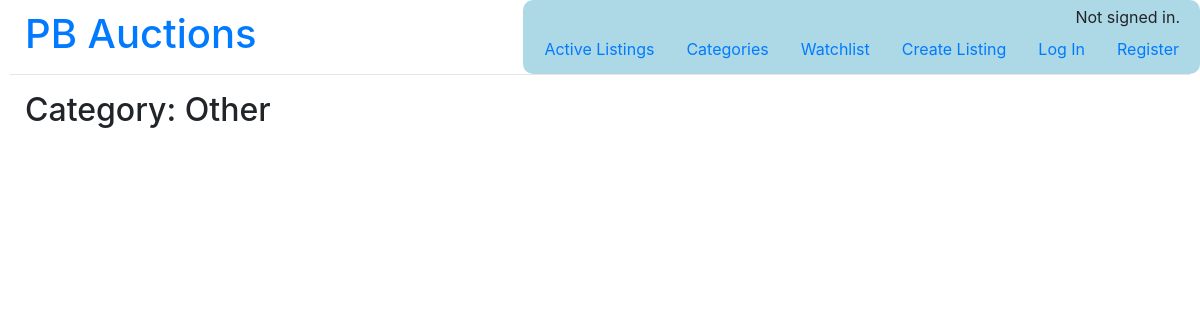
Page /listings_by_cat/1 on the earlier database version.
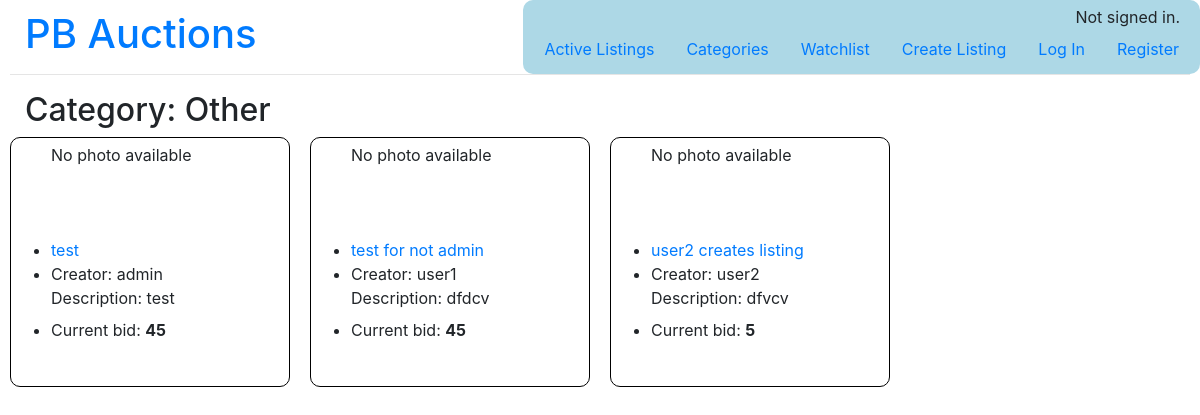
Same page on the later database version.
### auctions/models.py (models this page shows)
class Category(models.Model):
    id = models.AutoField(primary_key=True)
    CATEGORY_LIST = [
        ("Electronics", "Electronics"),
        ("Home", "Home"),
        ("Toys", "Toys"),
        ("Fashion", "Fashion"),
        ("Other", "Other"),
    ]
    category_name = models.CharField(max_length=64, choices=CATEGORY_LIST, default="Other")
    def __str__(self):
        return self.category_name #display the 1st elements of each tuple

class Listing(models.Model):
    id = models.AutoField(primary_key=True)
    user = models.ForeignKey(User, null=True, blank=True, on_delete=models.CASCADE, related_name="creator") #user's id
    category = models.ForeignKey(Category, default="Other", on_delete=models.CASCADE, related_name="listing_category")
    title = models.CharField(max_length=100)
    description = models.TextField()
    price = models.BigIntegerField(default=10)
    image = models.ImageField(blank=True, upload_to="auctions/static/auctions/images")
    STATUS_LIST = (
        ("Active", "Active"),
        ("Closed", "Closed"),
    )
    status = models.CharField(max_length=64, choices=STATUS_LIST, default="Active")
    def __str__(self):
        return self.title

class User(AbstractUser):
    id = models.AutoField(primary_key=True)
    def __str__(self):
        return self.username #present username as key instead of id

### auctions/views.py (the view)
# urls.py: path("listings_by_cat/<int:cat_id>", views.listings_by_cat, name="listings_by_cat"),
def listings_by_cat(request, cat_id):
    category = Category.objects.get(pk=cat_id)
    all_listings = Listing.objects.filter(Q(category=category) & Q(status="Active"))
    return render(request,"auctions/listings_by_cat.html", {
        "category_name": category,
        "all_listings": all_listings,
        "categories": categories
    })

### auctions/templates/auctions/listings_by_cat.html
{% extends "auctions/layout.html" %}
{% block body %}
    <h2 class="section">Category: {{ category_name }} </h2>
    <div class="grid">
        {% for listing in all_listings %}
        <div class="item_container">
            <ul>
                <div id="image_box">
                    {% if listing.image %}
                        <img src="{{ listing.image.url }}" alt="No Image" id="resize">
                    {% else %}
                        <li> No photo available</li>
                    {% endif %}
                </div>
                <li><a href="{% url 'listing' listing.id %}" >{{ listing }}</a></li>
                <li>Creator: {{ listing.user}}</li>
                <li id="description">Description: {{ listing.description}}</li>
                <li>Current bid: <b>{{ listing.price}}</b></li>
            </ul>
        </div>
        {% endfor %}
    </div>
{% endblock %}

### auctions/templates/auctions/layout.html (shortened to what this page needs)
{% load static %}
<!DOCTYPE html>
<html lang="en">
    <head>
        <link rel="stylesheet" href="https://stackpath.bootstrapcdn.com/bootstrap/4.4.1/css/bootstrap.min.css">
        <link href="{% static 'auctions/styles.css' %}" rel="stylesheet">
    </head>
    <body>
        <h1 style="padding-left: 15px;">
            <a href="{% url 'index' %}">PB Auctions</a>
        </h1>
        <div class="upper-right">
            <div style="text-align: right; padding-right: 15px;">
                {% if user.is_authenticated %}
                    Signed in as <strong>{{ user.username }}</strong>.
                {% else %}
                    Not signed in.
                {% endif %}
            </div>
            <ul class="nav">
                <li class="nav-item">
                    <a class="nav-link" href="{% url 'index' %}">Active Listings</a>
                </li>
                <li class="nav-item">
                    <div class="dropdown">
                        <a class="nav-link" href="">Categories</a>
                    </div>
                </li>
                <li class="nav-item">
                    <a class="nav-link" href="{% url 'watchlist' %}">Watchlist</a>
                </li>
                <li class="nav-item">
                    <a class="nav-link" href="{% url 'create' %}">Create Listing</a>
                </li>
                {% if user.is_authenticated %}
                    <li class="nav-item">
                        <a class="nav-link" href="{% url 'logout' %}">Log Out</a>
                    </li>
                {% else %}
                    <li class="nav-item">
                        <a class="nav-link" href="{% url 'login' %}">Log In</a>
                    </li>
                    <li class="nav-item">
                        <a class="nav-link" href="{% url 'register' %}">Register</a>
                    </li>
                {% endif %}
            </ul>
        </div>
        <hr>
        {% block body %}
        {% endblock %}
    </body>
</html>

### auctions/static/auctions/styles.css (style rules this page uses)
body { padding: 10px; }
.upper-right { position: fixed; top: 0; right: 0; padding: 5px; background-color: lightblue; border-radius: 10px; }
.section { padding-left: 15px; }
.grid { display: grid; grid-template-columns: repeat(4, 1fr); grid-template-rows: 250px; gap: 20px; }
.item_container { border: 1px solid black; border-radius: 10px; }
#image_box { height: 100px; overflow: hidden; padding-top: 5px; }
#description { height: 2em; overflow: hidden; }
.dropdown { position: relative; display: inline-block; }

Differences in the rows shown:
added Listing: image "No photo available", title "test", user "admin", description "test", price "45"
added Listing: image "No photo available", title "test for not admin", user "user1", description "dfdcv", price "45"
added Listing: image "No photo available", title "user2 creates listing", user "user2", description "dfvcv", price "5"
